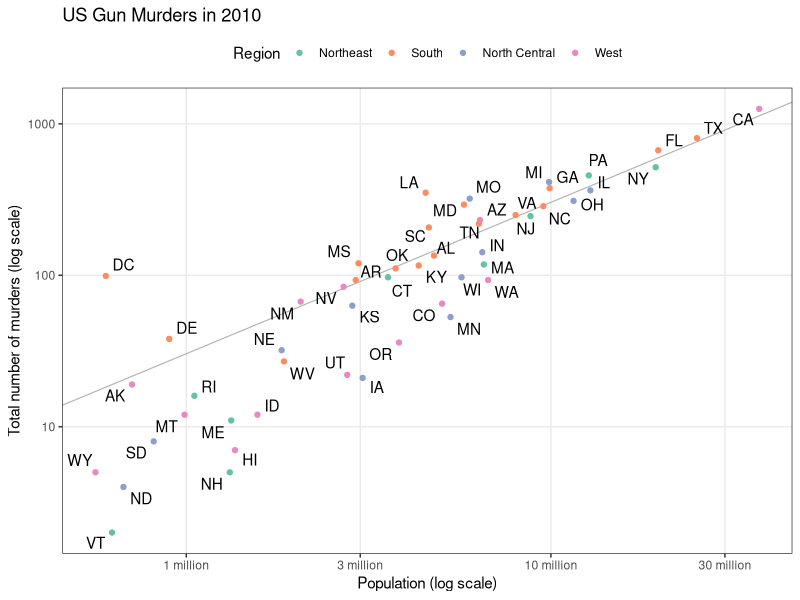
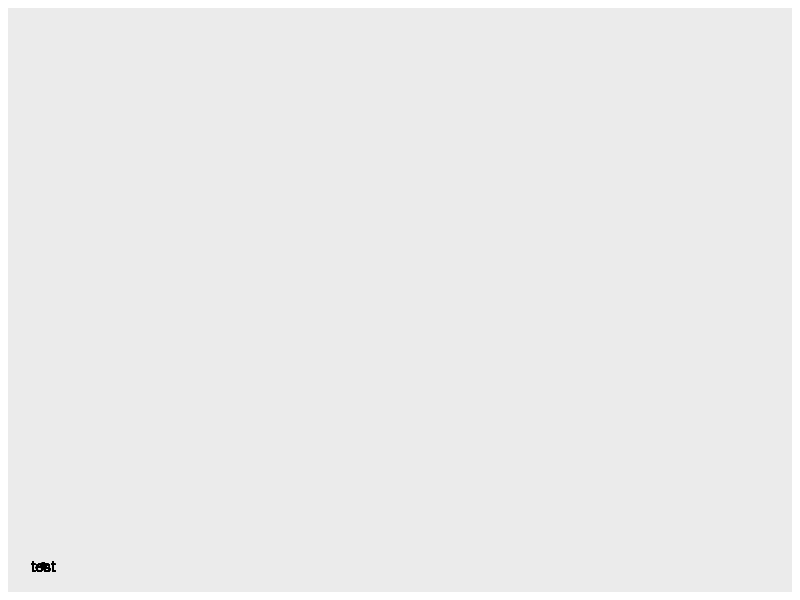
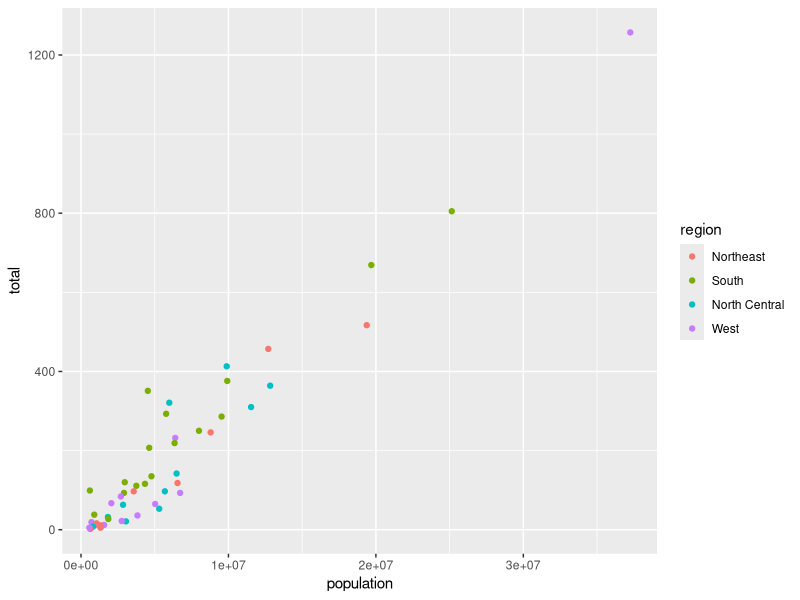
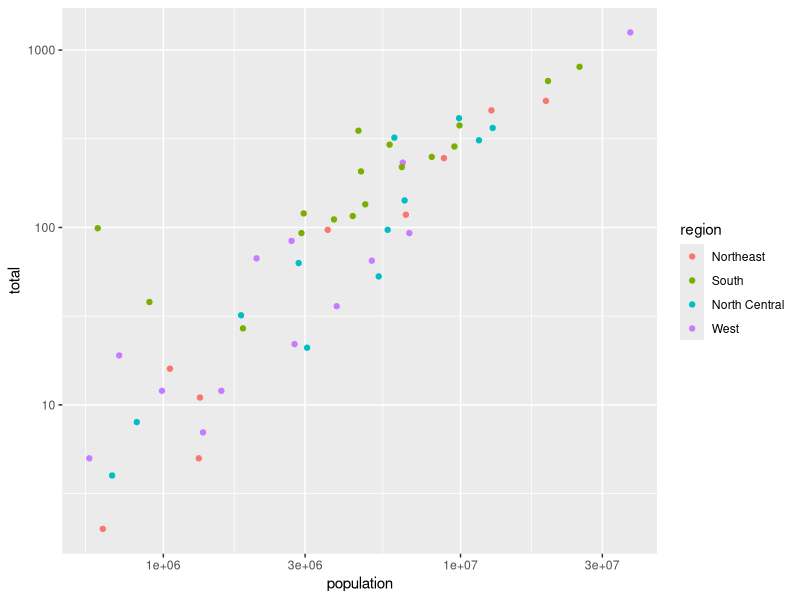
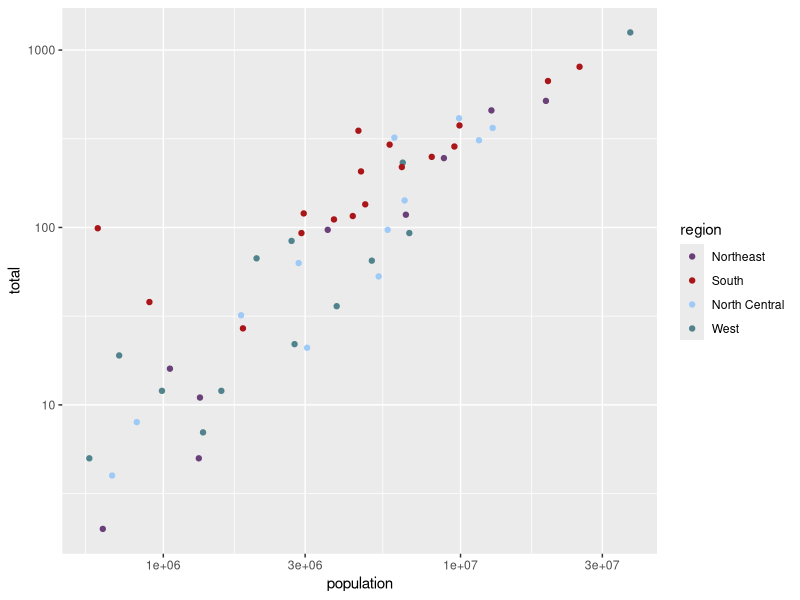
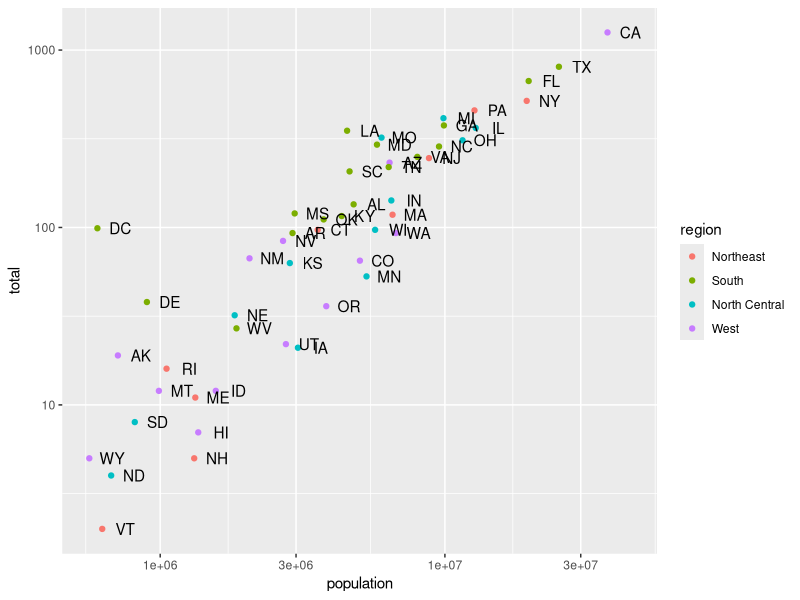
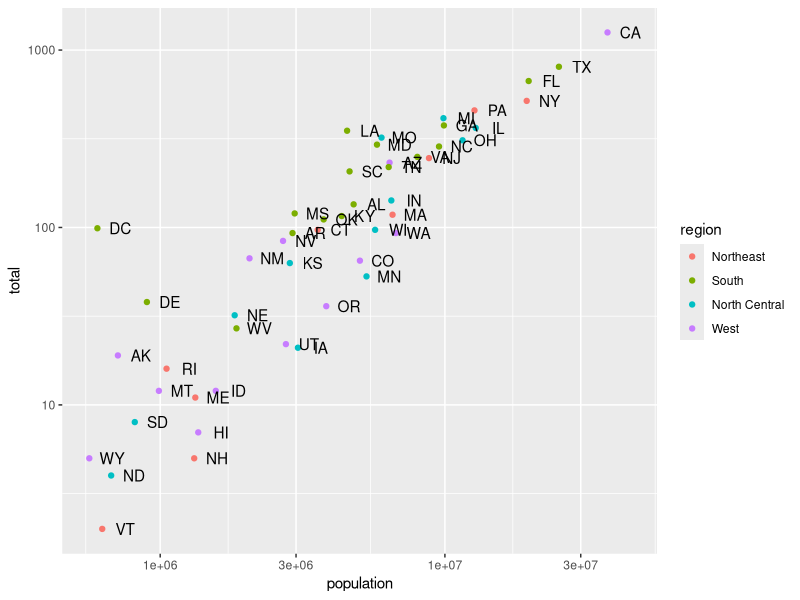
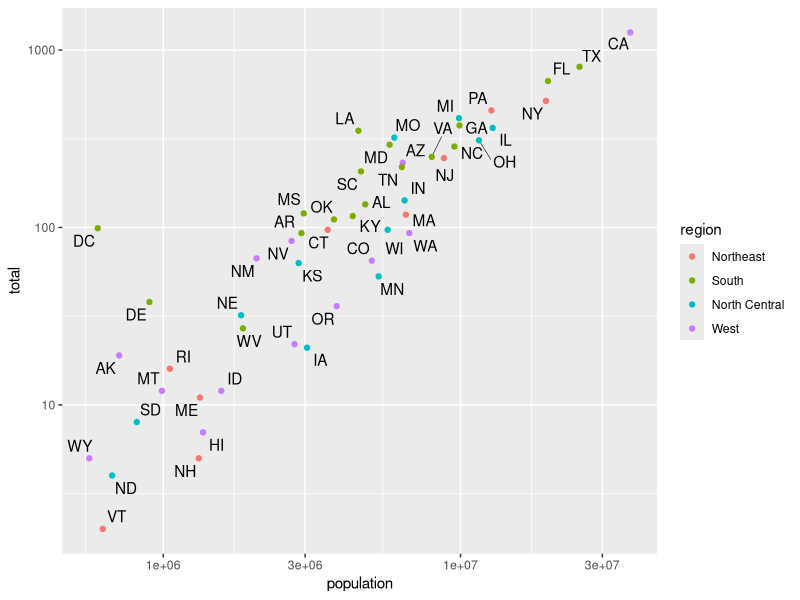

Write the R code that produced these figures, in order.
## ---- chunk 1
library("knitr")
knitr::opts_chunk$set(cache = FALSE, message = FALSE, warning = FALSE, echo = TRUE)
## ---- chunk 2
library(tidyverse)
library(dslabs)
library(ggrepel)
library(scales)
## ---- chunk 3
data(murders)
r <- murders %>% 
  summarize(rate = sum(total) /  sum(population)) %>%
  pull(rate)

ggplot(murders, aes(x = population, y = total)) +
  geom_abline(intercept = log10(r), linewidth = 0.4, col = "#b3b3b3") +
  geom_text_repel(aes(label = abb), segment.size = 0.2) + # I moved it up so that the geom_points appear on top of the lines
  geom_point(aes(col = region)) +
  scale_x_log10(labels = unit_format(unit = "million", scale = 1e-6)) + # used to convert scientific notation to readable labels
  scale_y_log10() +
  scale_color_brewer(palette = "Set2") +
  labs(
    x = "Population (log scale)",
    y = "Total number of murders (log scale)",
    color = "Region",
    title = "US Gun Murders in 2010"
  ) +
  theme_bw() +
  theme(
    legend.position = "top",
    panel.grid.minor = element_blank()
  )
## ---- chunk 4
data(murders)
head(murders)
## ---- chunk 5
non_tidy <- data.frame(t(murders))
colnames(non_tidy) <- non_tidy[1, ]
non_tidy <- non_tidy[-1, ]
non_tidy[, 1:6]
## ---- chunk 6
ggplot(murders) +
  geom_point(x = 0, y = 0) +
  geom_text(x = 0, y = 0, label = "test")
## ---- chunk 7
ggplot(murders) +
  geom_point(aes(x = population, y = total, col = region))
## ---- chunk 8
ggplot(murders) +
  geom_point(aes(x = population, y = total, col = region)) +
  scale_x_log10() +
  scale_y_log10()
## ---- chunk 9
ggplot(murders) +
  geom_point(aes(x = population, y = total, col = region)) +
  scale_x_log10() +
  scale_y_log10() +
  scale_color_manual(values = c("#6a4078", "#aa1518", "#9ecaf8", "#50838c"))
## ---- chunk 10
ggplot(murders) +
  geom_point(aes(x = population, y = total, col = region)) +
  geom_text(
    aes(x = population, y = total, label = abb),
    nudge_x = 0.08 # what would happen if I remove this?
  ) +
  scale_x_log10() +
  scale_y_log10()
## ---- chunk 11
ggplot(murders, aes(x = population, y = total)) +
  geom_point(aes(col = region)) +
  geom_text(aes(label = abb), nudge_x = 0.08) +
  scale_x_log10() +
  scale_y_log10()
## ---- chunk 12
ggplot(murders, aes(x = population, y = total)) +
  geom_text_repel(aes(label = abb), segment.size = 0.2) + # Moved this layer here so the points are on top of the connecting segments
  geom_point(aes(col = region)) +
  scale_x_log10() +
  scale_y_log10()
## ---- chunk 13
r <- murders %>% 
  summarize(rate = sum(total) /  sum(population)) %>%
  pull(rate)
r
## ---- chunk 14
ggplot(murders, aes(x = population, y = total)) +
  geom_abline(intercept = log10(r), linewidth = 0.4, col = "#b3b3b3") +
  geom_text_repel(aes(label = abb), segment.size = 0.2) +
  geom_point(aes(col = region)) +
  scale_x_log10() +
  scale_y_log10()
## ---- chunk 15
ggplot(murders, aes(x = population, y = total)) +
  geom_abline(intercept = log10(r), linewidth = 0.4, col = "#b3b3b3") +
  geom_text_repel(aes(label = abb), segment.size = 0.2) +
  geom_point(aes(col = region)) +
  scale_x_log10(labels = unit_format(unit = "million", scale = 1e-6)) + # used to convert scientific notation to readable labels
  scale_y_log10() +
  labs(
    x = "Population (log scale)",
    y = "Total number of murders (log scale)",
    color = "region",
    title = "US Gun Murders in 2010"
  ) +
  theme(legend.position = "top")
## ---- chunk 16
ggplot(murders, aes(x = population, y = total)) +
  geom_abline(intercept = log10(r), linewidth = 0.4, col = "#b3b3b3") +
  geom_text_repel(aes(label = abb), segment.size = 0.2) +
  geom_point(aes(col = region)) +
  scale_x_log10(labels = unit_format(unit = "million", scale = 1e-6)) +
  scale_y_log10() +
  scale_color_brewer(palette = "Set2") +
  labs(
    x = "Population (log scale)",
    y = "Total number of murders (log scale)",
    color = "Region",
    title = "US Gun Murders in 2010"
  ) +
  theme_bw() +
  theme(
    legend.position = "top",
    panel.grid.minor = element_blank()
  )
## ---- chunk 17

extreme_states_for_labeling = murders %>% 
  mutate(rate = total/population, distance = abs(rate - r)) %>%
  slice_max(distance, n = 15)

ggplot(murders, aes(x = population, y = total)) +
  geom_abline(intercept = log10(r), linewidth = 0.4, col = "#b3b3b3") +
  geom_text_repel(data = extreme_states_for_labeling, aes(label = abb), segment.size = 0.2) +
  geom_point(aes(col = factor(region, levels = c("West", "North Central", "South", "Northeast")))) + # Reorder factor levels
  scale_x_log10(labels = unit_format(unit = "million", scale = 1e-6)) +
  scale_y_log10() +
  scale_color_brewer(palette = "Set2") +
  guides(colour = guide_legend(override.aes = list(size=6))) + # Increase size of circles in legend
  labs(
    x = "Population (log scale)",
    y = "Total number of murders (log scale)",
    color = "Region",
    title = "US Gun Murders in 2010"
  ) +
  theme_bw() +
  theme(
    legend.position = "top",
    panel.grid.minor = element_blank(),
    axis.title.x = element_text(margin = margin(t = 8)) # Move x axis title down; "give 8 units of room on top"
  )
